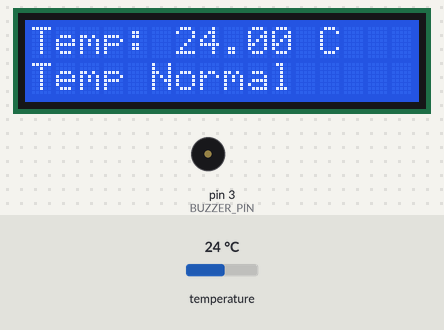
The sketch below on a simulated Arduino Uno, built with avr-gcc and run on an emulated ATmega328P. On the bench: 16×2 character LCD, buzzer (waves = sounding, pin HIGH). The test bench sets the inputs (shaded band); at power-on: temperature 24 °C.

Above: at 3.4 s.
3.5 s: temperature set to 29.4 °C
At 5.4 s:
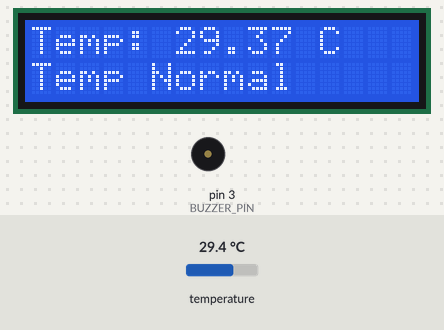
6.1 s: temperature set to 30.9 °C
At 7.8 s:
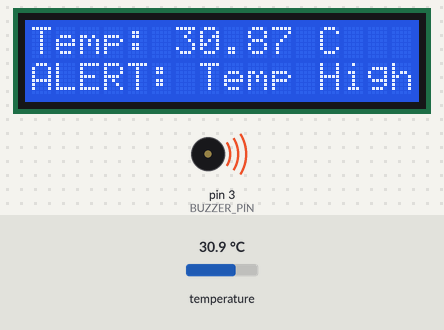
11.8 s: temperature set to 12 °C
At 12.5 s:
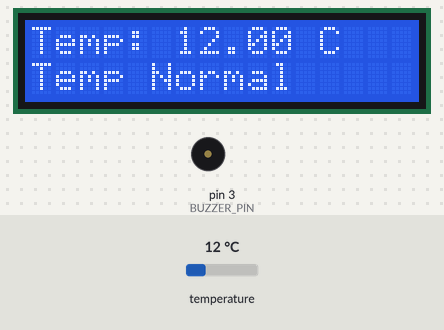
Timing chart, 0 to 14.8 s (numbered marks = the images above; inputs shaded):
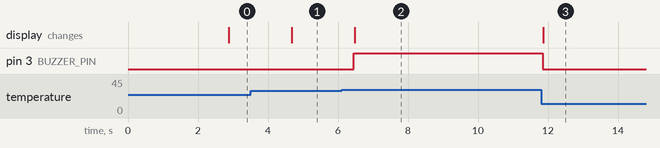

The sketch:

WaterTempratureSensor.ino
```cpp
#include <OneWire.h>
#include <DallasTemperature.h>
#include <LiquidCrystal_I2C.h>

// Pin Definitions
#define ONE_WIRE_BUS 2        // Temperature sensor pin
#define BUZZER_PIN 3          // Buzzer connected to pin 3
#define TEMP_THRESHOLD 30     // Temperature threshold for buzzer

// Initialize Libraries
OneWire oneWire(ONE_WIRE_BUS);
DallasTemperature sensors(&oneWire);
LiquidCrystal_I2C lcd(0x27, 16, 2);  // LCD with I2C address 0x27, 16 columns, 2 rows

void setup() {
  // Buzzer setup
  pinMode(BUZZER_PIN, OUTPUT);

  // LCD setup
  lcd.init();          // Initialize the LCD module
  lcd.backlight();     // Turn on the LCD backlight
  lcd.setCursor(0, 0);
  lcd.print("Initializing...");  // Display initializing message
  delay(2000);                   // Hold the message for 2 seconds

  // Temperature sensor setup
  sensors.begin();     // Start temperature sensor
  Serial.begin(9600);  // Serial monitor for debugging
}

void loop() {
  // Read temperature
  sensors.requestTemperatures();
  float temperature = sensors.getTempCByIndex(0);  // Get temperature in Celsius

  // Display temperature on LCD
  lcd.clear();               // Clear LCD screen
  lcd.setCursor(0, 0);        // First line, first column
  lcd.print("Temp: ");
  lcd.print(temperature);
  lcd.print(" C");

  // Display status and alert
  if (temperature > TEMP_THRESHOLD) {
    digitalWrite(BUZZER_PIN, HIGH);  // Activate buzzer
    lcd.setCursor(0, 1);             // Second line, first column
    lcd.print("ALERT: Temp High!");  // Display alert
  } else {
    digitalWrite(BUZZER_PIN, LOW);   // Deactivate buzzer
    lcd.setCursor(0, 1);             // Second line, first column
    lcd.print("Temp Normal");        // Display normal message
  }

  delay(1000);  // Wait 1 second before the next reading
}
```

Measured:
- the behaviour switches between 30 and 30.1 °C on temperature (found by bisection; images 1 and 2)
- after the input at 3.5 s, the display: changes after 1.2 s (image 1)
- after the input at 6.1 s, pin 3 (BUZZER_PIN): LOW → HIGH after 0.36 s; the display: changes after 0.37 s (image 2)
- after the input at 11.8 s, pin 3 (BUZZER_PIN): HIGH → LOW after 0.05 s; the display: changes after 0.06 s (image 3)
